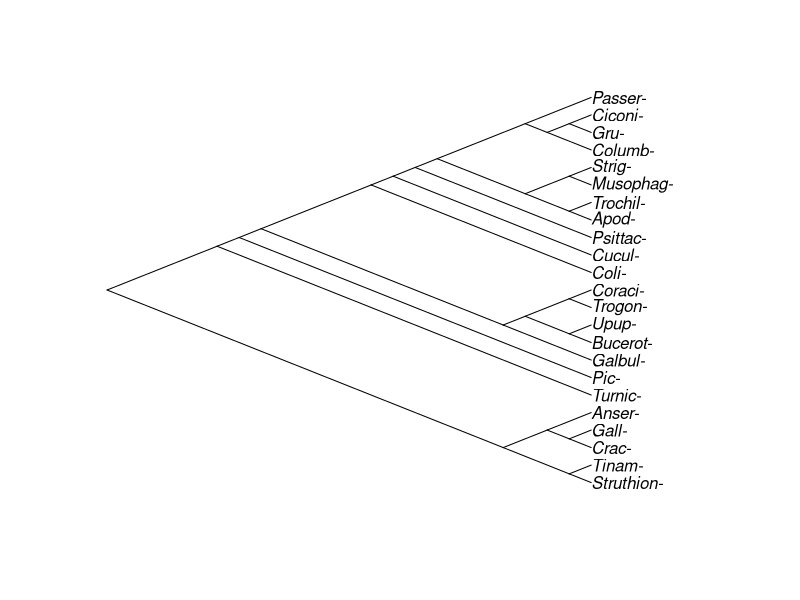
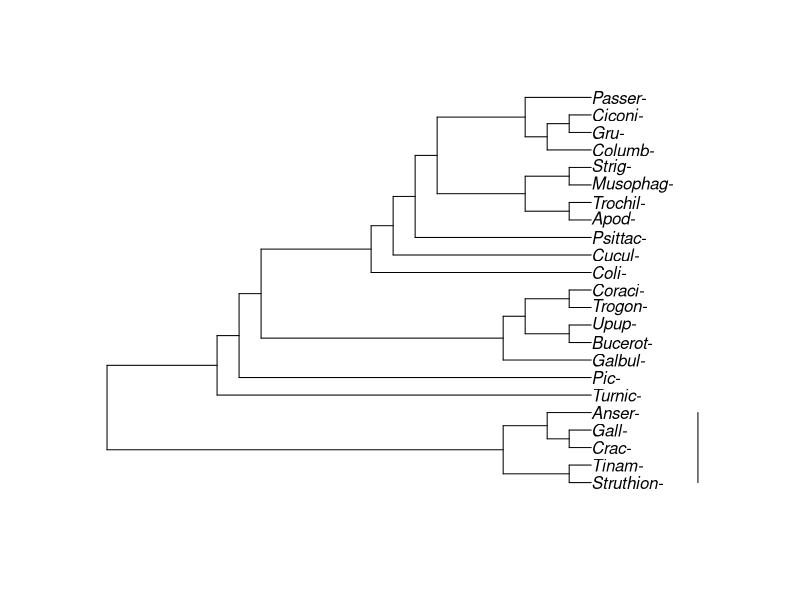
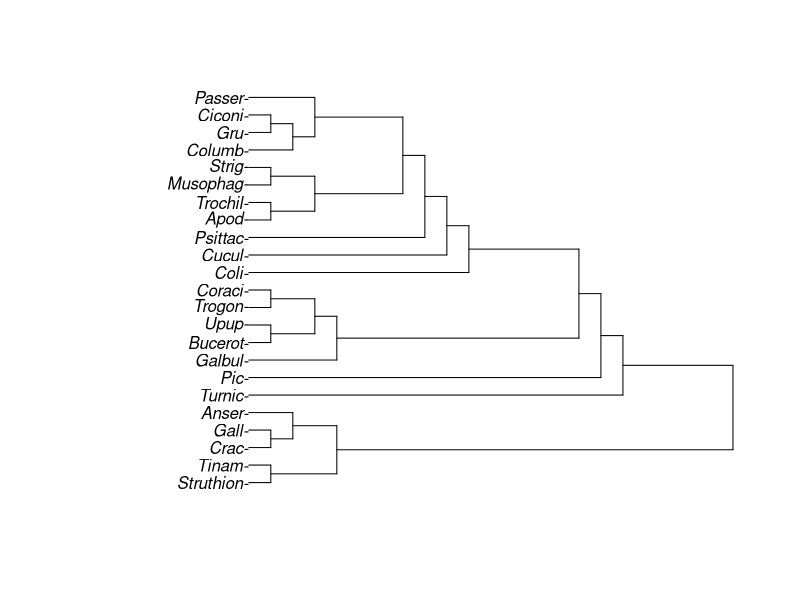
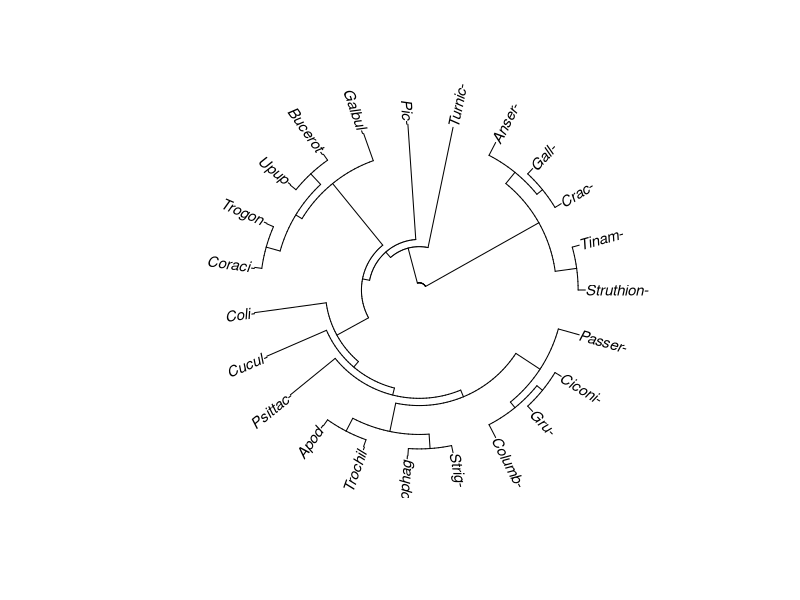

Here is the R script that generated these plots, in order:
## ---- chunk 1
library(ape)
data("bird.orders")
bird.orders$tip.label <- gsub("iformes","-",bird.orders$tip.label)
## ---- chunk 2
plot(bird.orders, type = "c", use.edge.length = F)
## ---- chunk 3
plot(bird.orders, type = "p", use.edge.length = F)
x. <- 26.85
segments(x0 = x.,y0 = 1,x1 = x.,y1 = 5)
## ---- chunk 4
plot(bird.orders, type = "p", direction = "l",, use.edge.length = F)
## ---- chunk 5
plot(bird.orders, type = "f", cex = 0.9,use.edge.length = F)
